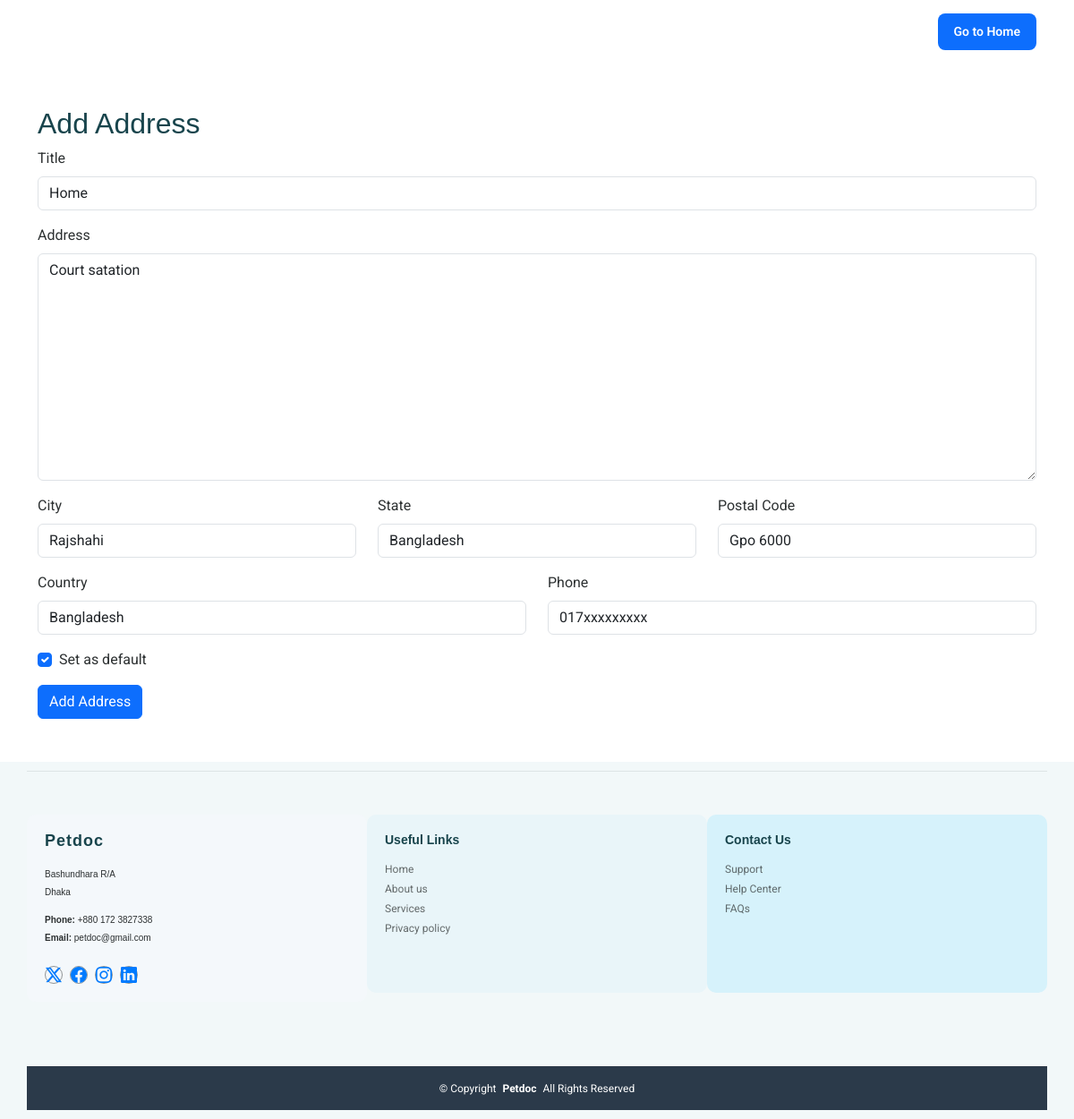
The page /address/edit/3/ (signed in) on the database its author committed.
### core/models.py (models this page shows, shortened)
class Address(models.Model):
    user = models.ForeignKey(User, on_delete=models.CASCADE)
    title = models.CharField(max_length=50)
    address_line = models.TextField()
    city = models.CharField(max_length=100)
    state = models.CharField(max_length=100)
    postal_code = models.CharField(max_length=20)
    country = models.CharField(max_length=100)
    phone = models.CharField(max_length=20)
    is_default = models.BooleanField(default=False)

### userauths/views.py (the view)
# urls.py: path('address/edit/<int:address_id>/', views.edit_address, name='edit_address'),
@login_required
def edit_address(request, address_id):
    address = get_object_or_404(Address, id=address_id, user=request.user)
    if request.method == 'POST':
        form = AddressForm(request.POST, instance=address)
        if form.is_valid():
            form.save()  # Saves the existing instance
            messages.success(request, 'Address updated successfully!')
            return redirect('account')
    else:
        form = AddressForm(instance=address)
    return render(request, 'edit_address.html', {'form': form})

### userauths/forms.py
class AddressForm(forms.ModelForm):
    class Meta:
        model = Address
        exclude = ['user']

### core/context_processors.py (called while the page is built)
def cart_item_count(request):
    if request.user.is_authenticated:
        cart, created = Cart.objects.get_or_create(user=request.user)
        count = cart.items.aggregate(total=Sum('quantity'))['total'] or 0
    else:
        count = 0
    return {'cart_item_count': count}

### templates/edit_address.html (shortened to what this page needs)
{% extends "partial/base.html" %}
{% load static %}
{% load widget_tweaks %}
{% block content %}
<div class="container py-5">
  <h2>Add Address</h2>
  <form method="post">
    <div class="mb-3">
      <label for="{{ form.title.id_for_label }}" class="form-label">Title</label>
      {{ form.title|add_class:"form-control" }}
    </div>
    <div class="mb-3">
      <label for="{{ form.address_line.id_for_label }}" class="form-label">Address</label>
      {{ form.address_line|add_class:"form-control" }}
    </div>
    <div class="row">
      <div class="col-md-4 mb-3">
        <label for="{{ form.city.id_for_label }}" class="form-label">City</label>
        {{ form.city|add_class:"form-control" }}
      </div>
      <div class="col-md-4 mb-3">
        <label for="{{ form.state.id_for_label }}" class="form-label">State</label>
        {{ form.state|add_class:"form-control" }}
      </div>
      <div class="col-md-4 mb-3">
        <label for="{{ form.postal_code.id_for_label }}" class="form-label">Postal Code</label>
        {{ form.postal_code|add_class:"form-control" }}
      </div>
    </div>
    <div class="row">
      <div class="col-md-6 mb-3">
        <label for="{{ form.country.id_for_label }}" class="form-label">Country</label>
        {{ form.country|add_class:"form-control" }}
      </div>
      <div class="col-md-6 mb-3">
        <label for="{{ form.phone.id_for_label }}" class="form-label">Phone</label>
        {{ form.phone|add_class:"form-control" }}
      </div>
    </div>
    <div class="mb-3 form-check">
      {{ form.is_default|add_class:"form-check-input" }}
      <label class="form-check-label" for="{{ form.is_default.id_for_label }}">Set as default</label>
    </div>
    <button type="submit" class="btn btn-primary">Add Address</button>
  </form>
</div>
{% endblock content %}

### rows shown on the page
Address: title "Home", address_line "Court satation", city "Rajshahi", state "Bangladesh", postal_code "Gpo 6000", country "Bangladesh", phone "017xxxxxxxxx", is_default "☑"
